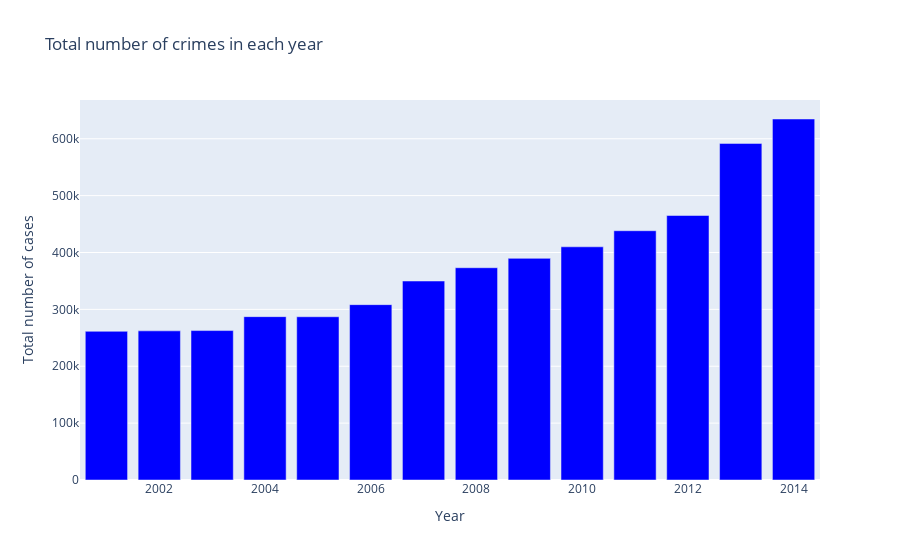

Notebook code cell kept with this figure:
### Code cell
import plotly.express as px
import plotly as py
import plotly.graph_objs as go
total_case_all_years_numeric = total_case_all_years.apply(pd.to_numeric, errors='coerce')
year = pd.DataFrame(total_case_all_years_numeric.sum(axis=1), columns=['Total number of cases'])
fig = px.bar(year,
              x=year.index,  
              y='Total number of cases',
              title='Total number of crimes in each year',
              color_discrete_sequence=['blue'])
fig.show()

### Figure 1 — Plotly figure (JSON) as saved in the notebook; plotly's stock layout.template omitted (floating-point values rounded to 4 significant figures)
{"data": [{"alignmentgroup": "True", "hovertemplate": "Year=%{x}<br>Total number of cases=%{y}<extra></extra>", "legendgroup": "", "marker": {"color": "blue", "pattern": {"shape": ""}}, "name": "", "offsetgroup": "", "orientation": "v", "showlegend": false, "textposition": "auto", "type": "bar", "x": [2001, 2002, 2003, 2004, 2005, 2006, 2007, 2008, 2009, 2010, 2011, 2012, 2013, 2014], "xaxis": "x", "y": [261450, 262224, 262728, 287230, 287046, 308316, 349842, 373232, 389670, 410018, 438284, 465056, 591792, 634722], "yaxis": "y"}], "layout": {"barmode": "relative", "legend": {"tracegroupgap": 0}, "title": {"text": "Total number of crimes in each year"}, "xaxis": {"anchor": "y", "domain": [0, 1], "title": {"text": "Year"}}, "yaxis": {"anchor": "x", "domain": [0, 1], "title": {"text": "Total number of cases"}}}}
